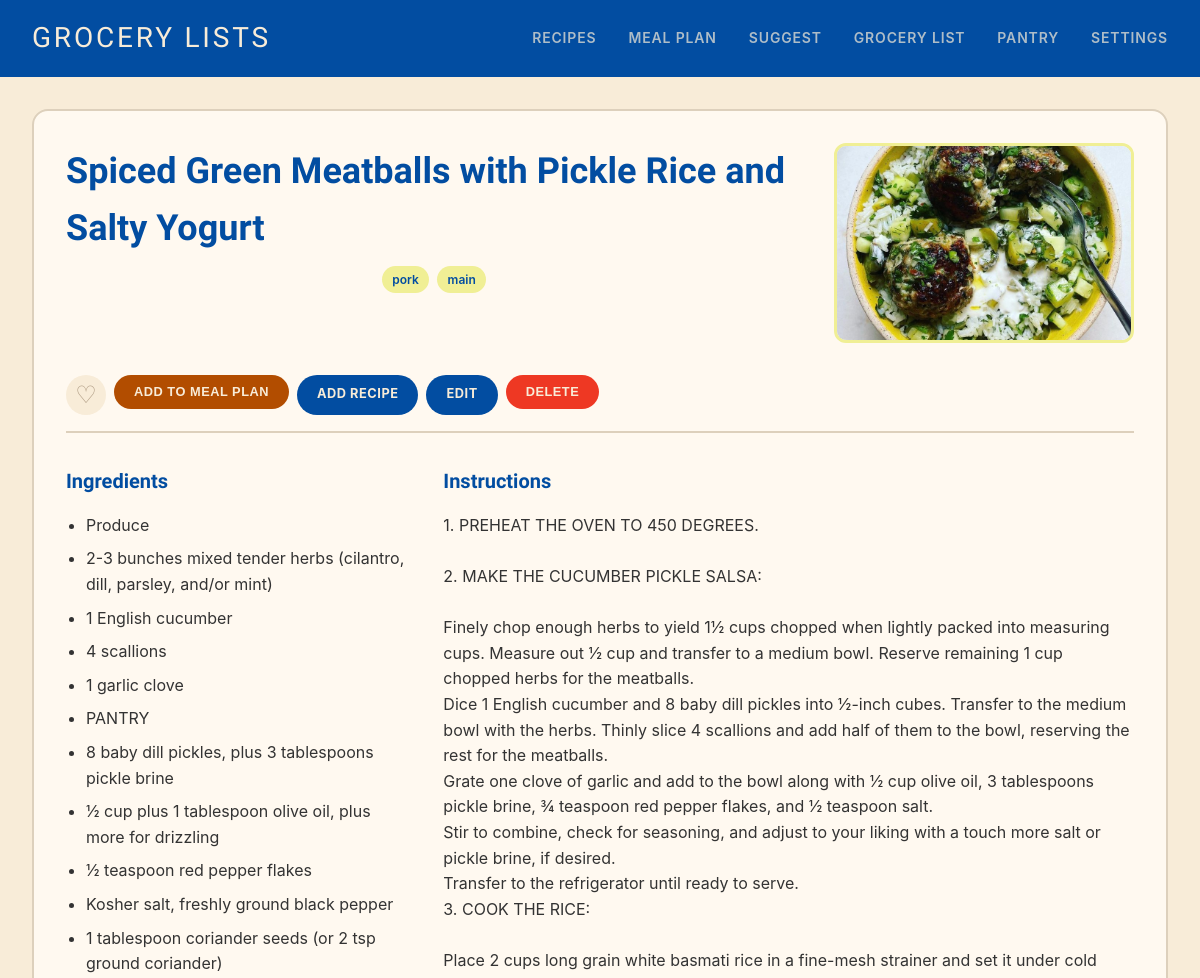
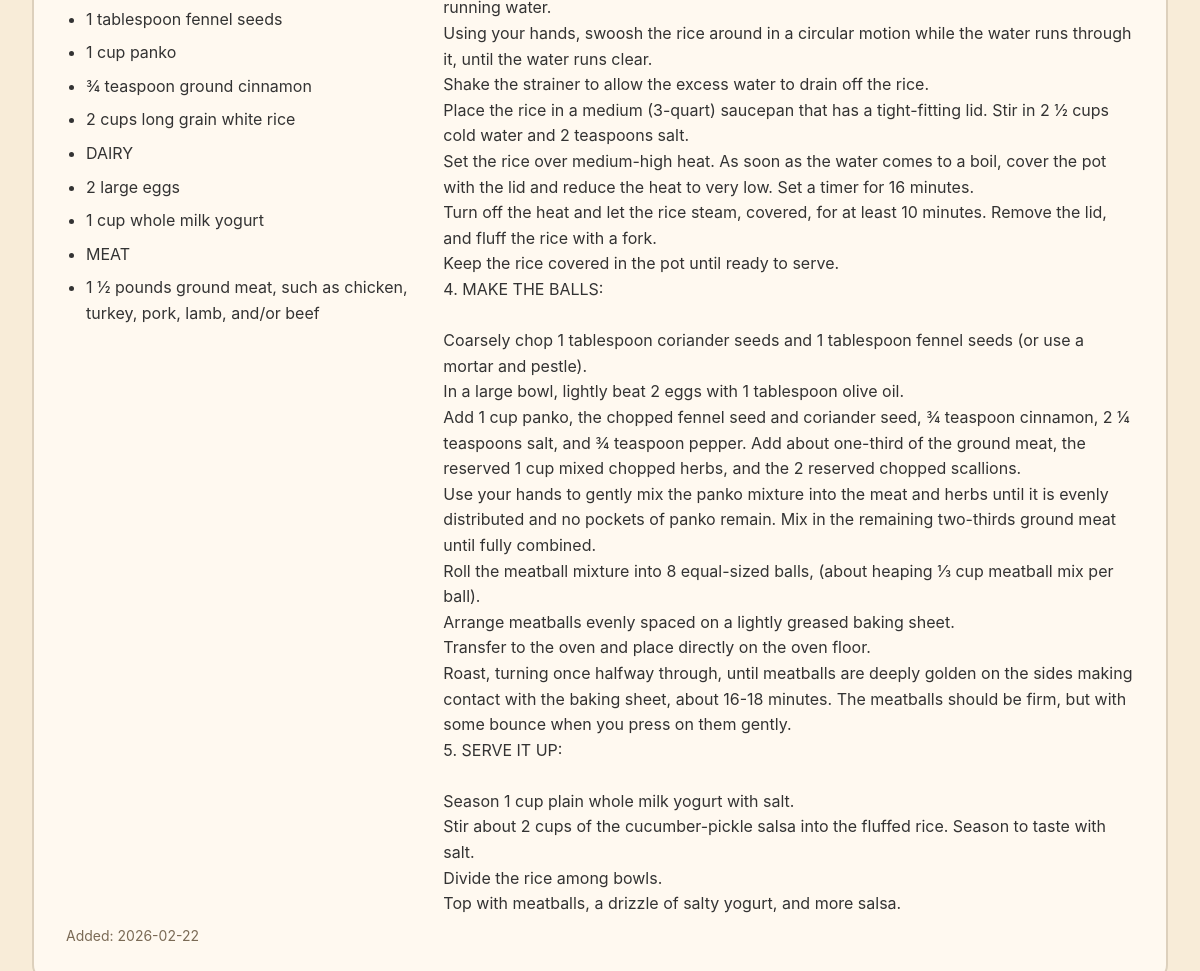
The app's page /recipes/63 with its own data (2 pictures, top to bottom).
### tables this page shows
CREATE TABLE recipes (
            id INTEGER PRIMARY KEY AUTOINCREMENT,
            title TEXT NOT NULL,
            url TEXT,
            source TEXT,
            image_url TEXT,
            ingredients TEXT NOT NULL,  -- JSON array
            instructions TEXT,
            rating INTEGER DEFAULT 0,
            notes TEXT,
            tags TEXT,  -- JSON array
            date_added TEXT NOT NULL,
            last_made TEXT
        , is_favorite INTEGER DEFAULT 0);

### app.py (the view)
@app.route('/recipes/<int:recipe_id>')
def recipe_detail(recipe_id):
    recipe = get_recipe(recipe_id)
    if not recipe:
        flash('Recipe not found')
        return redirect(url_for('recipes'))
    return render_template('recipe_detail.html', recipe=recipe)

### database.py (called while the page is built)
def get_db():
    conn = sqlite3.connect(DATABASE_PATH)
    conn.row_factory = sqlite3.Row
    return conn

def get_recipe(recipe_id):
    conn = get_db()
    cursor = conn.cursor()
    cursor.execute("SELECT * FROM recipes WHERE id = ?", (recipe_id,))
    row = cursor.fetchone()
    conn.close()
    if row:
        return _row_to_recipe(row)
    return None

def _row_to_recipe(row):
    return {
        'id': row['id'],
        'title': row['title'],
        'url': row['url'],
        'source': row['source'],
        'image_url': row['image_url'],
        'ingredients': json.loads(row['ingredients']),
        'instructions': row['instructions'],
        'rating': row['rating'],
        'notes': row['notes'],
        'tags': json.loads(row['tags']) if row['tags'] else [],
        'date_added': row['date_added'],
        'last_made': row['last_made'],
        'is_favorite': bool(row['is_favorite']) if row['is_favorite'] else False
    }

### templates/recipe_detail.html (shortened to what this page needs)
{% extends "base.html" %}
{% block content %}
<div class="recipe-detail">
    <div class="recipe-header">
        <div class="recipe-header-text">
            <h1>{{ recipe.title }}</h1>
            {% if recipe.tags %}
            <div class="recipe-tags">
                {% for tag in recipe.tags %}
                <a href="{{ url_for('recipes', tag=tag) }}" class="tag">{{ tag }}</a>
                {% endfor %}
            </div>
            {% endif %}
        </div>
        {% if recipe.image_url %}
        <img src="{{ recipe.image_url }}" alt="{{ recipe.title }}" class="recipe-detail-image">
        {% endif %}
    </div>
    <div class="recipe-actions">
        <form action="{{ url_for('toggle_favorite_route', recipe_id=recipe.id) }}" method="POST" style="display:inline;">
            <button type="submit" class="favorite-btn detail {% if recipe.is_favorite %}active{% endif %}"
                    title="{% if recipe.is_favorite %}Remove from favorites{% else %}Add to favorites{% endif %}">
                {% if recipe.is_favorite %}&#9829;{% else %}&#9825;{% endif %}
            </button>
        </form>
        <form action="{{ url_for('add_to_plan') }}" method="POST" style="display:inline;">
            <button type="submit" class="btn btn-primary">Add to Meal Plan</button>
        </form>
        <a href="{{ url_for('add_recipe_page') }}" class="btn btn-secondary">Add Recipe</a>
        <a href="{{ url_for('edit_recipe', recipe_id=recipe.id) }}" class="btn btn-secondary">Edit</a>
        <form action="{{ url_for('delete_recipe_route', recipe_id=recipe.id) }}" method="POST"
              style="display:inline;" onsubmit="return confirm('Delete this recipe?');">
            <button type="submit" class="btn btn-danger">Delete</button>
        </form>
    </div>
    <div class="recipe-content">
        <div class="recipe-ingredients">
            <h2>Ingredients</h2>
            <ul>
                {% for ingredient in recipe.ingredients %}
                <li>{{ ingredient.raw if ingredient.raw else ingredient.name }}</li>
                {% endfor %}
            </ul>
        </div>
        <div class="recipe-instructions">
            <h2>Instructions</h2>
            {% if recipe.instructions %}
            <div class="instructions-text">{{ recipe.instructions | safe }}</div>
            {% else %}
            <p class="muted">No instructions saved. <a href="{{ url_for('edit_recipe', recipe_id=recipe.id) }}">Add them?</a></p>
            {% endif %}
        </div>
    </div>
    <p class="recipe-meta">Added: {{ recipe.date_added[:10] }}</p>
</div>
{% endblock %}

### static/style.css (style rules this page uses)
* { box-sizing: border-box; margin: 0; padding: 0; }
body { font-family: -apple-system, BlinkMacSystemFont, 'Segoe UI', Roboto, Oxygen, Ubuntu, sans-serif; line-height: 1.6; color: #333; background: #F8ECD8; }
a { color: #024DA1; text-decoration: none; }
h1, h2, h3 { color: #024DA1; font-family: 'Baumans', -apple-system, BlinkMacSystemFont, sans-serif; }
.btn { display: inline-block; padding: 0.6rem 1.25rem; border-radius: 30px; border: none; cursor: pointer; font-size: 0.8rem; font-weight: 700; text-transform: uppercase; letter-spacing: 0.04em; transition: all 0.25s; text-align: center; }
.btn-primary { background: #B24D00; color: #F8ECD8; }
.btn-secondary { background: #024DA1; color: #F8ECD8; }
.btn-danger { background: #EE3823; color: #F8ECD8; }
.recipe-tags { display: flex; flex-wrap: wrap; gap: 0.5rem; margin-top: 0.5rem; justify-content: center; }
.tag { display: inline-block; padding: 0.25rem 0.65rem; background: #F0EF95; color: #024DA1; border-radius: 30px; font-size: 0.75rem; font-weight: 600; }
.recipe-detail { background: #FFF9F0; border-radius: 16px; padding: 2rem; border: 2px solid #DDD0BC; }
.recipe-header { display: flex; gap: 2rem; margin-bottom: 2rem; }
.recipe-header-text { flex: 1; }
.recipe-header h1 { font-size: 2.25rem; margin-bottom: 0.5rem; }
.recipe-detail-image { width: 300px; height: 200px; object-fit: cover; border-radius: 12px; border: 3px solid #F0EF95; }
.recipe-actions { display: flex; gap: 0.5rem; margin-bottom: 2rem; padding-bottom: 1rem; border-bottom: 2px solid #DDD0BC; flex-wrap: wrap; }
.recipe-content { display: grid; grid-template-columns: 1fr 2fr; gap: 2rem; }
.recipe-ingredients h2, .recipe-instructions h2 { font-size: 1.25rem; margin-bottom: 1rem; }
.recipe-ingredients ul { list-style: disc; padding-left: 1.25rem; }
.recipe-ingredients li { margin-bottom: 0.5rem; }
.instructions-text { white-space: pre-wrap; }
.recipe-meta { color: #7a6a55; font-size: 0.875rem; margin-top: 0.5rem; }
.favorite-btn { background: rgba(255, 249, 240, 0.85); border: none; cursor: pointer; font-size: 1.35rem; line-height: 1; width: 2.25rem; height: 2.25rem; border-radius: 50%; display: flex; align-items: center; justify-content: center; color: #B09D85; transition: color 0.2s, background 0.2s; }
.favorite-btn.detail { font-size: 1.5rem; width: 2.5rem; height: 2.5rem; background: #F8ECD8; }

### records on screen
recipes: title "Spiced Green Meatballs with Pickle Rice and Salty Yogurt", image_url (picture), instructions "1. PREHEAT THE OVEN TO 450 DEGREES. 2. MAKE THE CUCUMBER PICKLE SALSA: Finely chop enough herbs to yield 1½ cups chopped when lightly packed into measuring cups. Measure out ½ cup and transfer to a medium bowl. Reserve remaining 1 cup chopped herbs for the meatballs. Dice 1 English cucumber and 8 baby dill pickles into ½-inch cubes. Transfer to the medium bowl with the herbs. Thinly slice 4 scallions and add half of them to the bowl, reserving the rest for the meatballs. Grate one clove of garlic and add to the bowl along with ½ cup olive oil, 3 tablespoons pickle brine, ¾ teaspoon red pepper flakes, and ½ teaspoon salt. Stir to combine, check for seasoning, and adjust to your liking with a…", date_added "2026-02-22"

### other values on screen
{{ tag }} "pork" "main"
{{ ingredient.raw if ingredient.raw else ingredient.name }} "Produce" "2-3 bunches mixed tender herbs (cilantro, dill, parsley, and/or mint)" "1 English cucumber" "4 scallions" "1 garlic clove" "PANTRY" "8 baby dill pickles, plus 3 tablespoons pickle brine" "½ cup plus 1 tablespoon olive oil, plus more for drizzling" "½ teaspoon red pepper flakes" "Kosher salt, freshly ground black pepper" "1 tablespoon coriander seeds (or 2 tsp ground coriander)" "1 tablespoon fennel seeds" "1 cup panko" "¾ teaspoon ground cinnamon" "2 cups long grain white rice" "DAIRY" "2 large eggs" "1 cup whole milk yogurt" "MEAT" "1 ½ pounds ground meat, such as chicken, turkey, pork, lamb, and/or beef"
